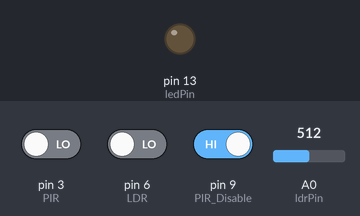
This sketch was run on a simulated Arduino Nano, built with avr-gcc and run on an emulated ATmega328P. Parts: output pins drawn as LEDs (lit = HIGH). The test bench sets the inputs (shaded band); at power-on: A0 (ldrPin) = 512, pin 3 (PIR) LOW, pin 6 (LDR) LOW, pin 9 (PIR_Disable) HIGH.

Above: at 1.3 s.
1.4 s: A0 (ldrPin) set to 526
At 2.7 s:
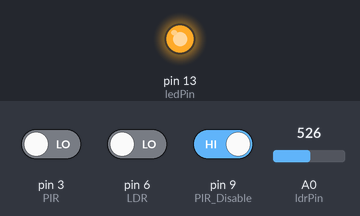
3.0 s: A0 (ldrPin) set to 511
At 3.8 s:
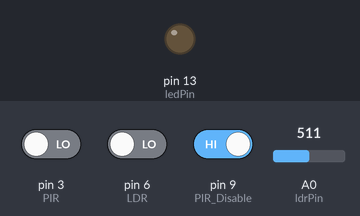
4.5 s: A0 (ldrPin) set to 716
At 5.0 s:
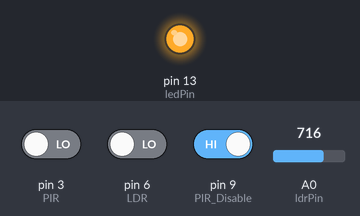
Timing chart, 0 to 7.5 s (numbered marks = the images above; inputs shaded):
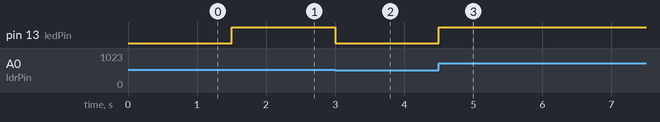

The sketch:

motionlightswitch.ino
```cpp
// (licence header left out)
int ldrPin = A0;
int LDR = 6;
int PIR = 3;
int PIR_Disable = 9;
int ledPin = 13;
int sensorValue = 0;
int light = 0;
int detect = LOW;
int config_pir = LOW;

void setup() {
  // put your setup code here, to run once:
  pinMode(ledPin, OUTPUT);
  pinMode(PIR, INPUT);
  Serial.begin(9600);

}

void loop() {
  // put your main code here, to run repeatedly:

  sensorValue = analogRead(ldrPin);
  light = digitalRead(LDR);
  detect = digitalRead(PIR);
  config_pir = digitalRead(PIR_Disable);

  if (sensorValue > 512 || light == 1) {
    if (config_pir == 0) {
      if (detect == HIGH) {
        digitalWrite(ledPin, HIGH);
        delay(500);
      }
      else {
        digitalWrite(ledPin, LOW);
        delay(500);
      }
    }
    else {
      digitalWrite(ledPin, HIGH);
      delay(500);
    }
  }
  else {
    digitalWrite(ledPin, LOW);
    delay(500);
  }

/*
  Serial.print("Config PIR = ");
  Serial.println(config_pir);
  Serial.println(sensorValue, DEC);
  Serial.print("Light = ");
  Serial.println(light, DEC);
  Serial.print("Motion = ");
  Serial.println(detect, DEC);
*/
}
```

Measured:
- the behaviour switches between 512 and 513 on A0 (ldrPin) (found by bisection; images 0 and 1)
- after the input at 1.4 s, pin 13 (ledPin): LOW → HIGH after 0.10 s
- after the input at 3.0 s, pin 13 (ledPin): HIGH → LOW at once
- after the input at 4.5 s, pin 13 (ledPin): LOW → HIGH at once
